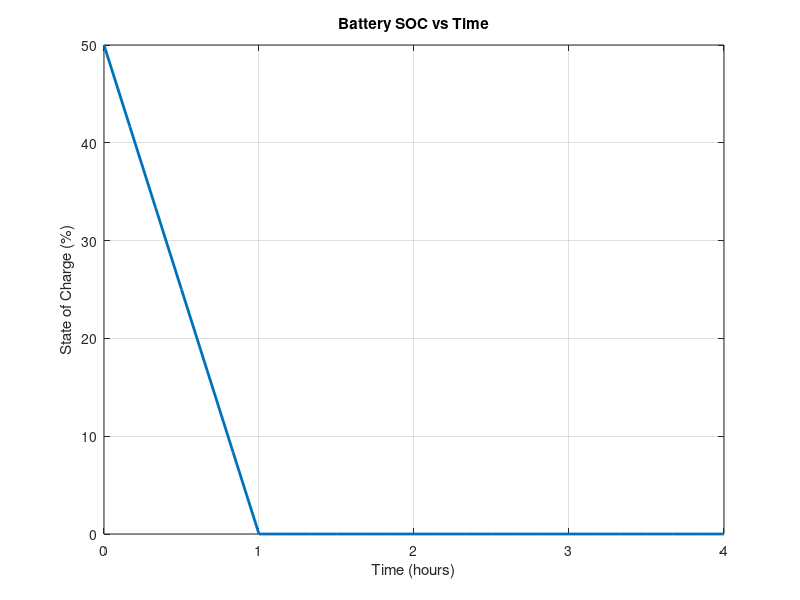

Here is the MATLAB script that generated this plot:
% Battery SOC Simulation - Phase 1
clear; clc;

% --- Battery parameters ---
Q = 4.0;          % Battery capacity in Amp-hours (Ah)
SOC0 = 50;        % Initial SOC in %
I_load = 2.0;      % Constant discharge current in Amps

% --- Simulation settings ---
dt = 1/6;         % time step in hours (1 minute)
t_end = 4;         % simulate 2 hours
t = 0:dt:t_end;    % time vector
N = length(t);

% --- Preallocate SOC array ---
SOC = zeros(1, N);
SOC(1) = SOC0;

% --- Simulate ---
for k = 1:N-1
    SOC(k+1) = SOC(k) - (I_load * dt / Q) * 100;
    if SOC(k+1) < 0
        SOC(k+1) = 0;
    end
end

% --- Plot ---
plot(t, SOC, 'LineWidth', 2);
xlabel('Time (hours)');
ylabel('State of Charge (%)');
title('Battery SOC vs Time');
grid on;
